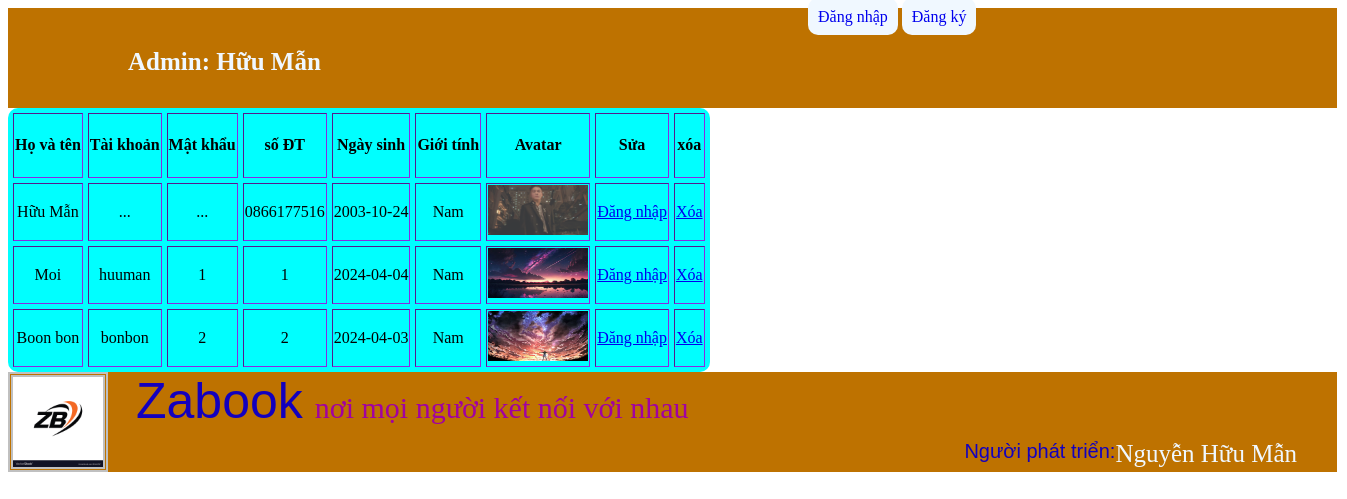
The page /admin.php (signed in) on the database its author committed.
### tables this page shows
CREATE TABLE `taikhoan` (
  `id` int(50) NOT NULL,
  `taikhoan` varchar(99) NOT NULL,
  `matkhau` varchar(99) NOT NULL,
  `sdt` varchar(99) NOT NULL,
  `ngaysinh` date NOT NULL,
  `gioitinh` varchar(99) NOT NULL,
  `avatar` varchar(99) NOT NULL,
  `ten` varchar(255) NOT NULL
);

### admin.php (the view, shortened to what this page needs)
<!DOCTYPE html>
<html lang="en">
<head>
    <link rel="stylesheet" href="css/admin.css">
</head>
<body >
<?php
    include('control.php');
    $get_data=new datadoan();
    $select_dangky=$get_data->selectda();
?>
<form enctype="multipart/form-data" method="POST" >
    <div style="width: 1329px; height: 1000px;">
        <div class="header">
            <div class="user">
                <span class="name">Admin: Hữu Mẫn</span>&nbsp;
            </div>
            <div style="margin-left: 800px;">
            <a href="sigin.php" style="background-color: aliceblue;
                padding: 10px; border-radius: 10px; text-decoration: none;">Đăng nhập</a>
                 <a href="sigup.php" style="background-color: aliceblue;
                 padding: 10px; border-radius: 10px; text-decoration: none;">Đăng ký</a>
            </div>
        </div>
        <div>
        <table border="1" class="k1" >
                <tr class="k2">
                    <td><h4>Họ và tên</h4></td>
                    <td><h4>Tài khoản</h4></td>
                    <td><h4>Mật khẩu</h4></td>
                    <td><h4>số ĐT</h4></td>
                    <td><h4>Ngày sinh</h4></td>
                    <td><h4>Giới tính</h4></td>
                    <td><h4>Avatar</h4></td>
                    <td><h4>Sửa</h4></td>
                    <td><h4>xóa</h4></td>
                </tr>
            <?php
            foreach ($select_dangky as $i_dk)
            {
                ?>
                <tr class="k2">
                <td><?php echo $i_dk['ten'] ?></td>
                    <td>
                        <?php if($i_dk['id']=='1'){ echo "...";}
                        else echo $i_dk['taikhoan'] ?>
                    </td>
                    <td>
                    <?php if($i_dk['id']=='1'){ echo "...";}
                        else echo $i_dk['matkhau'] ?>
                    </td>
                    <td><?php echo $i_dk['sdt'] ?></td>
                    <td><?php echo $i_dk['ngaysinh'] ?></td>
                    <td><?php echo $i_dk['gioitinh'] ?></td>
                    <td><img src="upload/<?php echo $i_dk['avatar'] ?>" alt="" width="100px" height="50px"></td>
                    <td ><a href="trunggiantk.php?idtk=<?php echo $i_dk['id']?>"> Đăng nhập </a></td>
                    <td><a href="adxoa.php?idtk=<?php echo $i_dk['id']?>"
                    onclick="if(confirm('Bạn có chắc muốn xóa'))return true;
                    else return false";> Xóa </td>
                </tr>
                <?php
            }
            ?>
    </table>
        </div>
        <div class="header">
            <img src="./img/logo.jpg" alt="" class="avat">
            <span class="zab">Zabook</span> &nbsp;
            <span class="noi"> nơi mọi người kết nối với nhau</span>
            <div style="margin-top: 10px; margin-right: 40px;">
                <span class="noi" style="float: right; color: aliceblue;
            font-size: 25px;"> Nguyễn Hữu Mẫn</span>
            <span class="zab" style="font-size: 20px; float: right;">
                Người phát triển: </span>
            </div>
        </div>
    </div>
    </form>
</body>
</html>

### css/admin.css (style rules this page uses)
.header { background-color: rgb(190, 114, 0); height: 100px; }
.avat { width: 90px; height: 90px; float: left; border: 5px rgb(192, 192, 192) double; }
.zab { color: rgb(19, 0, 190); font-size: 50px; font-family: 'Trebuchet MS', 'Lucida Sans Unicode', 'Lucida Grande', 'Lucida Sans', Arial, sans-serif; }
.noi { color: rgb(161, 1, 161); font-size: 30px; }
.user { position: absolute; margin-left: 110px; margin-top: 30px; color: rgb(255, 0, 0); font-size: 25px; font-weight: bold; color: aliceblue; padding: 10px; border-radius: 10px; }
.k1 { background-color: aqua; border-radius: 10px; border: 2px; border-color: blueviolet; text-align: center; border-spacing: 5px; }
.k2 { margin-left: 5px; margin-right: 5px; text-align: center; padding: 20px; margin: 200px; }

### rows shown on the page
taikhoan: ten "Hữu Mẫn", sdt "0866177516", ngaysinh "2003-10-24", gioitinh "Nam", avatar (picture)
taikhoan: ten "Moi", taikhoan "huuman", matkhau "1", sdt "1", ngaysinh "2024-04-04", gioitinh "Nam", avatar (picture)
taikhoan: ten "Boon bon", taikhoan "bonbon", matkhau "2", sdt "2", ngaysinh "2024-04-03", gioitinh "Nam", avatar (picture)
